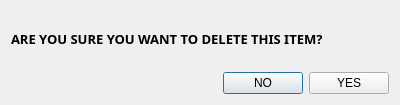
<?xml version="1.0" encoding="UTF-8"?>
<ui version="4.0">
 <class>DeleteDialog</class>
 <widget class="QDialog" name="DeleteDialog">
  <property name="geometry">
   <rect>
    <x>0</x>
    <y>0</y>
    <width>400</width>
    <height>105</height>
   </rect>
  </property>
  <property name="windowTitle">
   <string>Delete?</string>
  </property>
  <layout class="QVBoxLayout" name="verticalLayout">
   <item>
    <widget class="QLabel" name="label">
     <property name="font">
      <font>
       <family>Microsoft New Tai Lue</family>
       <pointsize>10</pointsize>
       <weight>75</weight>
       <bold>true</bold>
      </font>
     </property>
     <property name="text">
      <string>ARE YOU SURE YOU WANT TO DELETE THIS ITEM?</string>
     </property>
    </widget>
   </item>
   <item>
    <layout class="QHBoxLayout" name="horizontalLayout_2">
     <item>
      <spacer name="horizontalSpacer">
       <property name="orientation">
        <enum>Qt::Horizontal</enum>
       </property>
       <property name="sizeHint" stdset="0">
        <size>
         <width>208</width>
         <height>20</height>
        </size>
       </property>
      </spacer>
     </item>
     <item>
      <layout class="QHBoxLayout" name="horizontalLayout">
       <item>
        <widget class="QPushButton" name="noPushButton">
         <property name="text">
          <string>NO</string>
         </property>
        </widget>
       </item>
       <item>
        <widget class="QPushButton" name="yesPushButton">
         <property name="text">
          <string>YES</string>
         </property>
        </widget>
       </item>
      </layout>
     </item>
    </layout>
   </item>
  </layout>
 </widget>
 <resources/>
 <connections/>
</ui>
